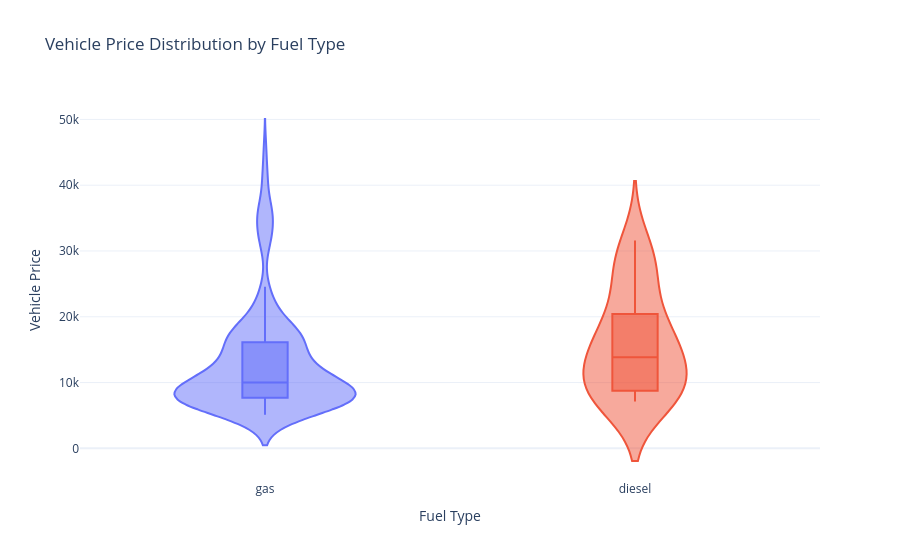

The notebook cell saved with this chart:
### Code cell
# Create a violin plot to compare vehicle price distributions by fuel type
fig = px.violin(
    df,
    x="fueltype",
    y="price",
    color="fueltype",
    box=True,
    points=False,
    hover_data=["car_model"],
    title="Vehicle Price Distribution by Fuel Type",
    labels={
        "fueltype": "Fuel Type",
        "price": "Vehicle Price",
        "car_model": "Car Model"
    }
)

# Format the chart
fig.update_layout(
    template="plotly_white",
    xaxis_title="Fuel Type",
    yaxis_title="Vehicle Price",
    showlegend=False
)

# Display the interactive plot
fig.show()

### Figure 1 — Plotly figure (JSON) as saved in the notebook; plotly's stock layout.template omitted (floating-point values rounded to 4 significant figures; data arrays with more than 128 entries replaced by an {"elided": "..."} marker saying what was removed)
{"data": [{"alignmentgroup": "True", "box": {"visible": true}, "customdata": {"elided": "185x1 str values"}, "hovertemplate": "Fuel Type=%{x}<br>Vehicle Price=%{y}<br>Car Model=%{customdata[0]}<extra></extra>", "legendgroup": "gas", "marker": {"color": "#636efa"}, "name": "gas", "offsetgroup": "gas", "orientation": "v", "points": false, "scalegroup": "True", "showlegend": true, "type": "violin", "x": {"elided": "185 str values"}, "x0": " ", "xaxis": "x", "y": {"elided": "185 float values"}, "y0": " ", "yaxis": "y"}, {"alignmentgroup": "True", "box": {"visible": true}, "customdata": [["glc deluxe"], ["rx-7 gs"], ["electra 225 custom"], ["century luxus (sw)"], ["century"], ["skyhawk"], ["gt-r"], ["304"], ["504"], ["604sl"], ["505s turbo diesel"], ["504"], ["corona"], ["corolla"], ["celica gt"], ["rabbit"], ["model 111"], ["super beetle"], ["rabbit custom"], ["246"]], "hovertemplate": "Fuel Type=%{x}<br>Vehicle Price=%{y}<br>Car Model=%{customdata[0]}<extra></extra>", "legendgroup": "diesel", "marker": {"color": "#EF553B"}, "name": "diesel", "offsetgroup": "diesel", "orientation": "v", "points": false, "scalegroup": "True", "showlegend": true, "type": "violin", "x": ["diesel", "diesel", "diesel", "diesel", "diesel", "diesel", "diesel", "diesel", "diesel", "diesel", "diesel", "diesel", "diesel", "diesel", "diesel", "diesel", "diesel", "diesel", "diesel", "diesel"], "x0": " ", "xaxis": "x", "y": [10795, 18344, 25552, 28248, 28176, 31600, 7099, 13200, 13860, 16900, 17075, 17950, 7898, 7788, 10698, 7775, 7995, 9495, 13845, 22470], "y0": " ", "yaxis": "y"}], "layout": {"legend": {"title": {"text": "Fuel Type"}, "tracegroupgap": 0}, "showlegend": false, "title": {"text": "Vehicle Price Distribution by Fuel Type"}, "violinmode": "overlay", "xaxis": {"anchor": "y", "categoryarray": ["gas", "diesel"], "categoryorder": "array", "domain": [0, 1], "title": {"text": "Fuel Type"}}, "yaxis": {"anchor": "x", "domain": [0, 1], "title": {"text": "Vehicle Price"}}}}
